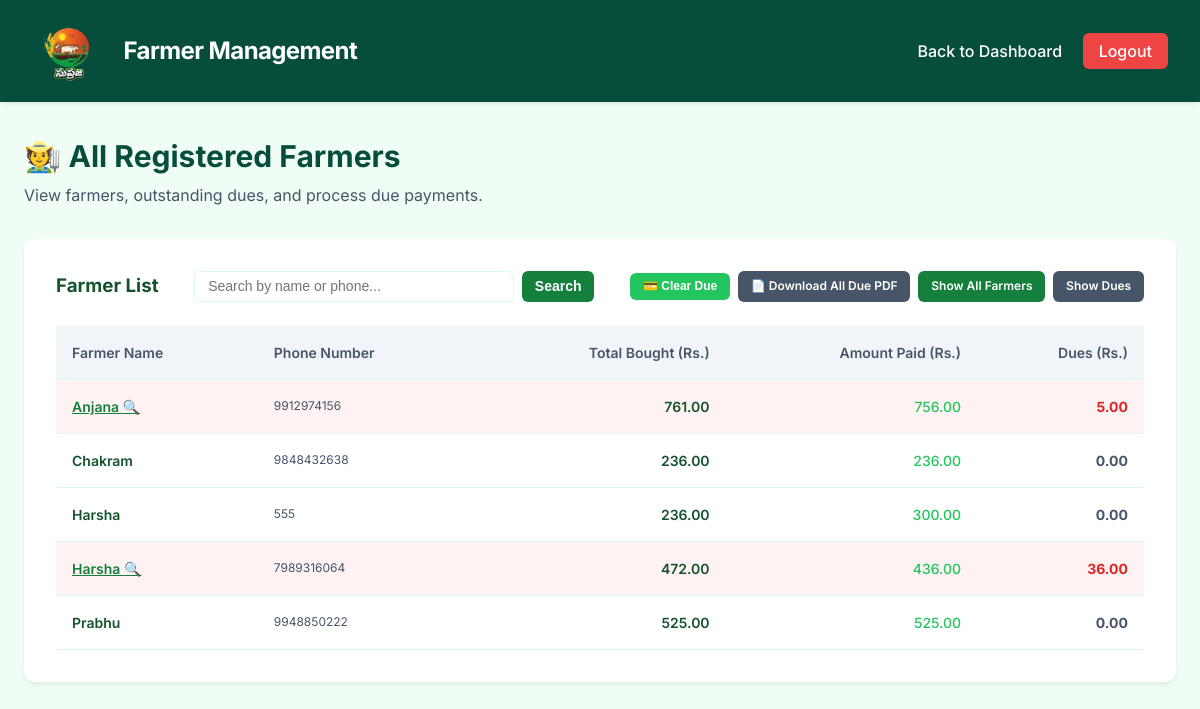
The app's page /admin-farmers/ (signed in) with its own data.
### employee/models.py (models this page shows, shortened)
class Farmer(models.Model):
    name = models.CharField(max_length=255)
    phone = models.CharField(max_length=20)
    created_at = models.DateTimeField(auto_now_add=True)
    updated_at = models.DateTimeField(auto_now=True)
    class Meta:
        ordering = ['name']
        unique_together = ['name', 'phone']

### login/views.py (the view)
# urls.py: path('admin-farmers/', admin_farmers_view, name='admin_farmers'),
@login_required(login_url='login')
def admin_farmers_view(request):
    if not request.user.is_superuser:
        return HttpResponse("Unauthorized", status=403)
    from django.db.models import Q
    filter_dues = request.GET.get('filter') == 'dues'
    search_query = request.GET.get('search', '').strip()
    if search_query:
        all_farmers = Farmer.objects.filter(
            Q(name__icontains=search_query) | Q(phone__icontains=search_query)
        )
    else:
        all_farmers = Farmer.objects.all()
    farmer_data_list = []
    for farmer in all_farmers:
        sales = Sale.objects.filter(farmer=farmer).order_by('sale_date')
        total_bought = Decimal('0.00')
        total_paid = Decimal('0.00')
        due_bills = []
        current_bill_sales = []
        def process_bill_sales(bill_sales):
            nonlocal total_bought, total_paid
            if not bill_sales:
                return
            bill_total = sum(s.total_amount for s in bill_sales)
            bill_paid = bill_sales[0].amount_paid
            total_bought += bill_total
            total_paid += bill_paid
            due = bill_total - bill_paid
            if due > 0:
                products_str = ", ".join([f"{s.item_name} (x{s.quantity})" for s in bill_sales])
                due_bills.append({
                    'date': timezone.localtime(bill_sales[0].sale_date).strftime('%d-%m-%Y %I:%M %p'),
                    'products': products_str,
                    'bill_total': bill_total,
                    'bill_paid': bill_paid,
                    'due_amount': due,
                })
        for sale in sales:
            if not current_bill_sales:
                current_bill_sales.append(sale)
            else:
                time_diff = (sale.sale_date - current_bill_sales[0].sale_date).total_seconds()
                if abs(time_diff) < 5:
                    current_bill_sales.append(sale)
                else:
                    process_bill_sales(current_bill_sales)
                    current_bill_sales = [sale]
        process_bill_sales(current_bill_sales)
        total_dues = total_bought - total_paid
        if total_dues < 0:
            total_dues = Decimal('0.00')
        if not filter_dues or total_dues > 0:
            farmer_data_list.append({
                'id': farmer.id,
                'name': farmer.name,
                'phone': farmer.phone,
                'total_bought': total_bought,
                'total_paid': total_paid,
                'total_dues': total_dues,
                'due_bills': due_bills,
            })
    farmer_data_list.sort(key=lambda x: x['name'].lower())
    return render(request, 'admin/farmers.html', {
        'farmers': farmer_data_list,
        'filter_dues': filter_dues,
        'search_query': search_query,
        'error': request.GET.get('error'),
        'success': request.GET.get('success'),
    })

### templates/admin/farmers.html (shortened to what this page needs)
{% extends "base.html" %}
{% block nav_title %}Farmer Management{% endblock %}
{% block nav_actions %}
    <a href="{% url 'admin_dashboard' %}" class="nav-link" style="background-color: var(--secondary);">Back to Dashboard</a>
    <a href="{% url 'logout' %}" class="nav-link" style="background-color: var(--danger);">Logout</a>
{% endblock %}
{% block content %}
<div class="title-section">
    <h2>
        {% if filter_dues %}
            ⚠️ Farmers with Outstanding Dues
        {% else %}
            🧑‍🌾 All Registered Farmers
        {% endif %}
    </h2>
    <p>View farmers, outstanding dues, and process due payments.</p>
</div>
<div class="card">
    <div style="display: flex; justify-content: space-between; align-items: center; margin-bottom: 1.5rem; flex-wrap: wrap; gap: 1rem;">
        <h3 style="margin: 0;">Farmer List</h3>
        <form method="GET" style="display: flex; gap: 0.5rem; flex: 1; max-width: 400px; margin: 0 auto;">
            <input type="text" name="search" class="form-control" placeholder="Search by name or phone..." value="{{ search_query }}" style="padding: 0.4rem 0.8rem; font-size: 0.875rem;">
            <button type="submit" class="btn btn-primary" style="padding: 0.4rem 0.8rem; font-size: 0.875rem;">Search</button>
        </form>
        <div style="display: flex; gap: 0.5rem; align-items: center; flex-wrap: wrap;">
            <button type="button" class="btn btn-primary" onclick="openClearDueModal()" style="background-color: var(--success); padding: 0.4rem 0.8rem; font-size: 0.75rem;">💳 Clear Due</button>
            <a href="{% url 'all_farmers_due_pdf' %}" class="btn btn-secondary" target="_blank" rel="noopener" style="padding: 0.4rem 0.8rem; font-size: 0.75rem; text-decoration: none;">📄 Download All Due PDF</a>
            <a href="{% url 'admin_farmers' %}{% if search_query %}?search={{ search_query }}{% endif %}" class="btn {% if not filter_dues %}btn-primary{% else %}btn-secondary{% endif %}" style="padding: 0.4rem 0.8rem; font-size: 0.75rem;">Show All Farmers</a>
            <a href="{% url 'admin_farmers' %}?filter=dues" class="btn {% if filter_dues %}btn-primary{% else %}btn-secondary{% endif %}" style="padding: 0.4rem 0.8rem; font-size: 0.75rem; ">Show Dues</a>
        </div>
    </div>
    <div class="table-container">
        <table>
            <thead>
                <tr>
                    <th>Farmer Name</th>
                    <th>Phone Number</th>
                    {% if not filter_dues %}
                        <th style="text-align: right;">Total Bought (Rs.)</th>
                        <th style="text-align: right;">Amount Paid (Rs.)</th>
                    {% endif %}
                    <th style="text-align: right;">Dues (Rs.)</th>
                </tr>
            </thead>
            <tbody>
                {% for farmer in farmers %}
                    <tr style="{% if farmer.total_dues > 0 %}background-color: #fef2f2;{% endif %}">
                        <td style="font-weight: 600;">
                            {% if farmer.due_bills %}
                                <a href="javascript:void(0)" onclick="toggleDues('details-{{ farmer.id }}')" style="color: #15803d; text-decoration: underline; cursor: pointer;" title="Click to view due details">
                                    {{ farmer.name }} 🔍
                                </a>
                            {% else %}
                                {{ farmer.name }}
                            {% endif %}
                        </td>
                        <td class="small-note">{{ farmer.phone }}</td>
                        {% if not filter_dues %}
                            <td style="text-align: right; font-weight: 600;">{{ farmer.total_bought|floatformat:2 }}</td>
                            <td style="text-align: right; color: var(--success); font-weight: 500;">{{ farmer.total_paid|floatformat:2 }}</td>
                        {% endif %}
                        <td style="text-align: right; font-weight: 700; color: {% if farmer.total_dues > 0 %}#dc2626{% else %}var(--text-light){% endif %};">
                            {{ farmer.total_dues|floatformat:2 }}
                        </td>
                    </tr>
                {% endfor %}
            </tbody>
        </table>
    </div>
</div>
{% endblock %}

### records on screen
Farmer: name "Anjana", phone "9912974156"
Farmer: name "Chakram", phone "9848432638"
Farmer: name "Harsha", phone "555"
Farmer: name "Harsha", phone "7989316064"
Farmer: name "Prabhu", phone "9948850222"

### other values on screen
{{ farmer.total_bought|floatformat:2 }} "761.00" "236.00" "236.00" "472.00" "525.00"
{{ farmer.total_paid|floatformat:2 }} "756.00" "236.00" "300.00" "436.00" "525.00"
{{ farmer.total_dues|floatformat:2 }} "5.00" "0.00" "0.00" "36.00" "0.00"
